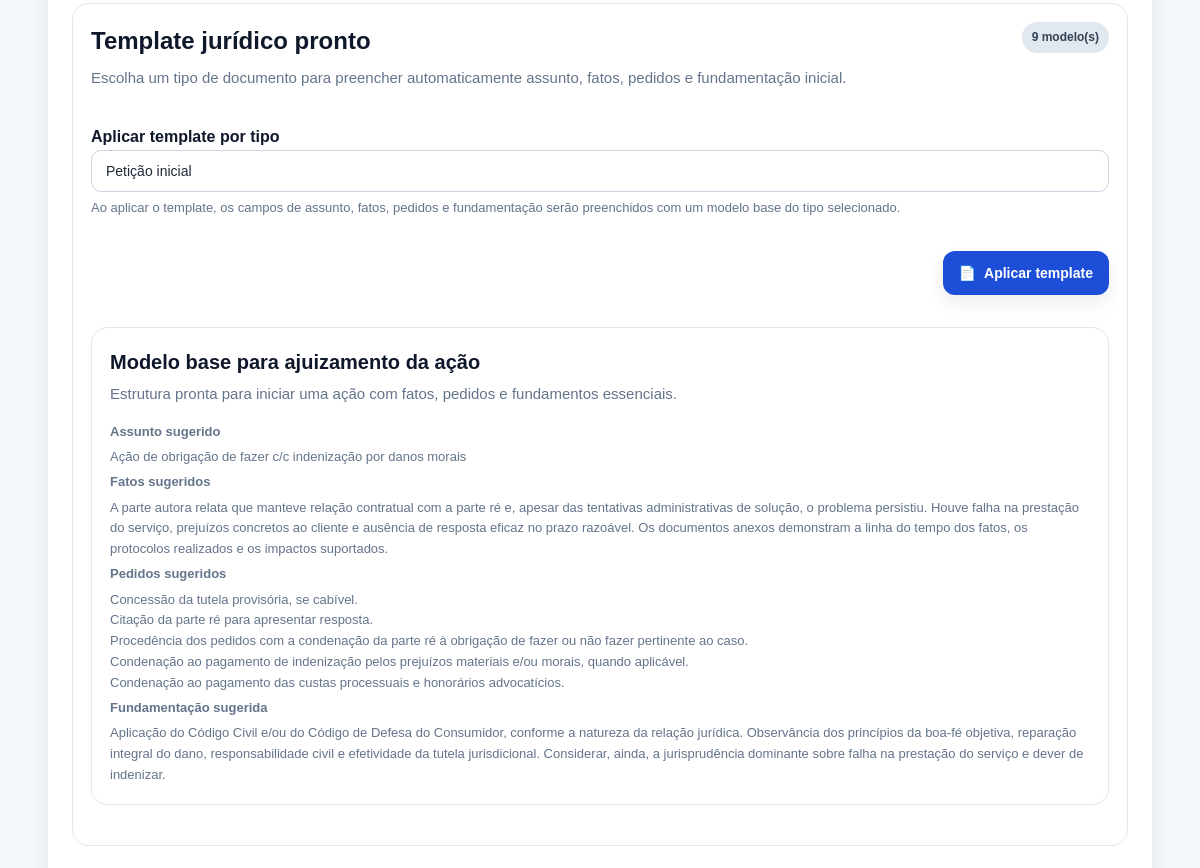
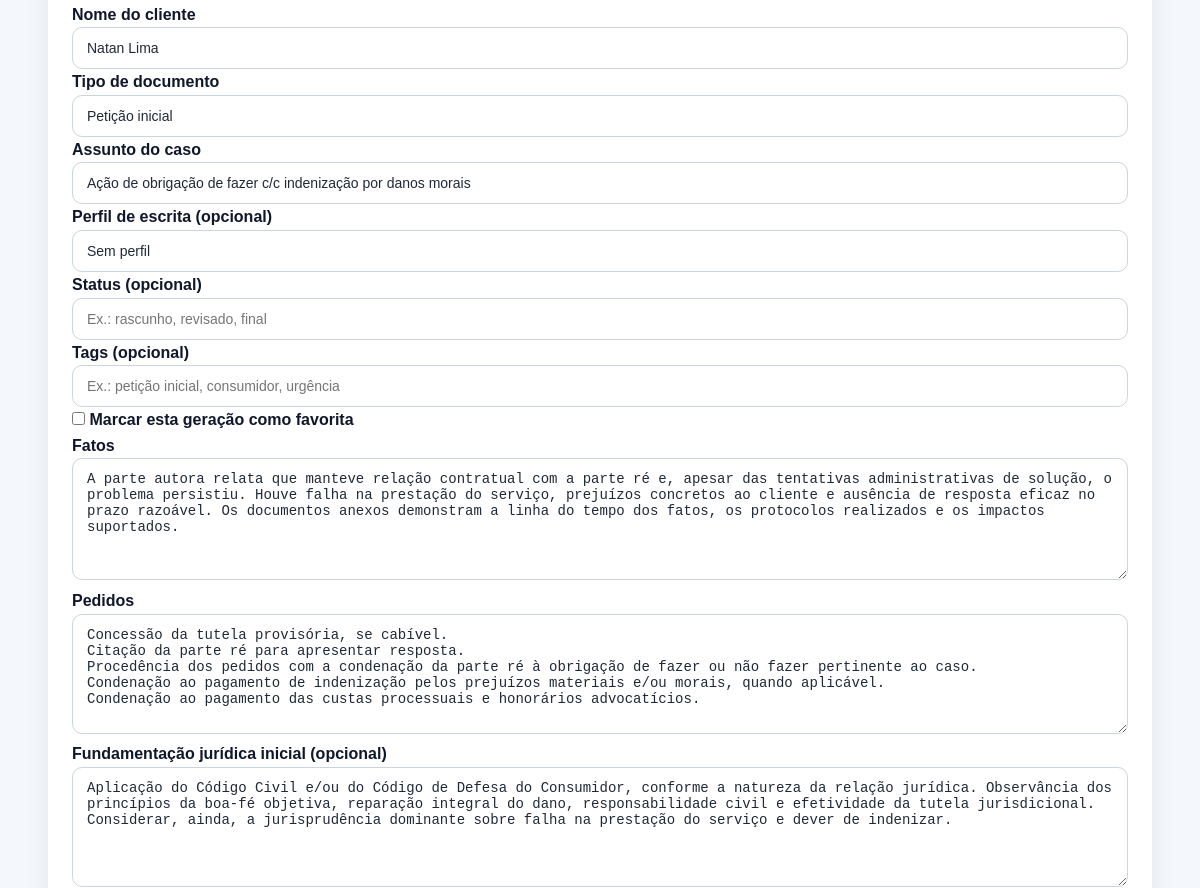
/generations/27/duplicate (signed in, middle part), run on an earlier commit of the app's database (2 pictures, top to bottom).
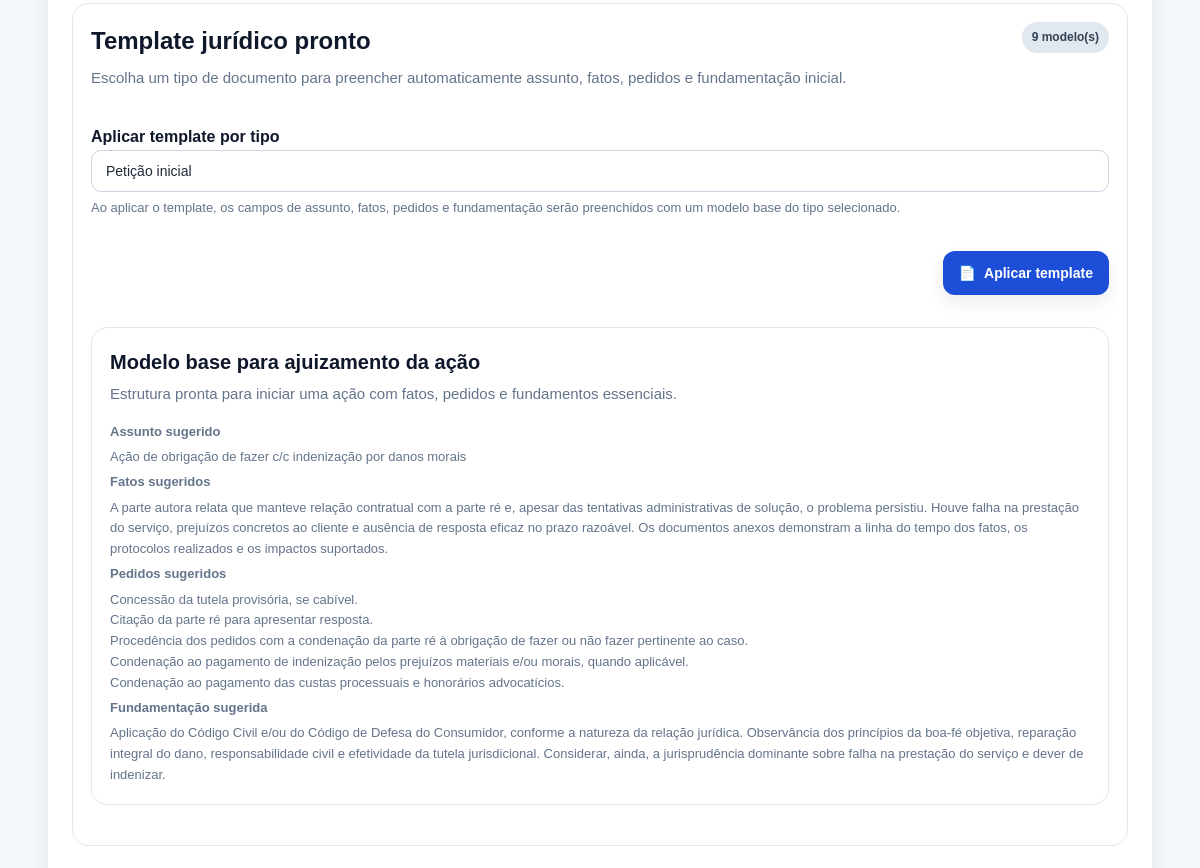
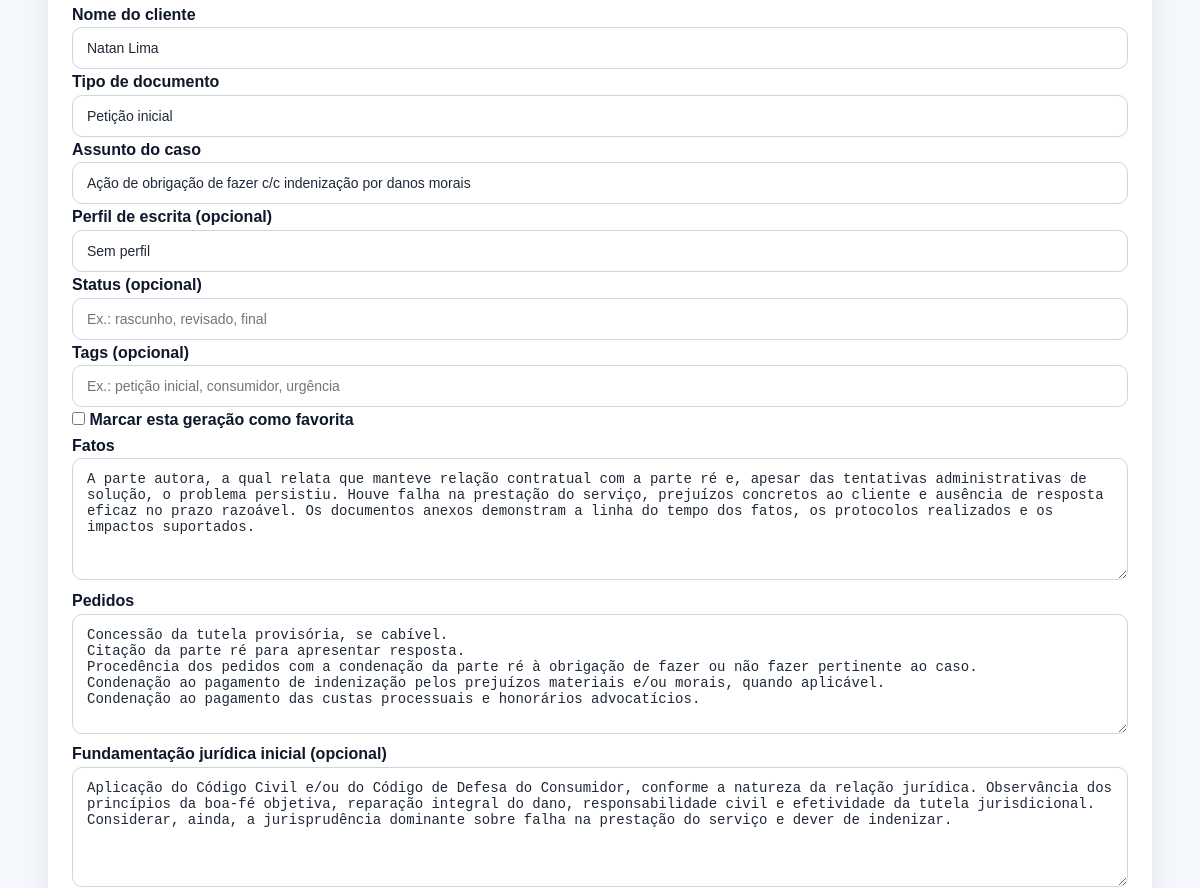
And on a later commit of the database (2 pictures, top to bottom).
### app/models/generation.py (models this page shows, shortened)
class Generation(Base):
    __tablename__ = "generations"
    id = Column(Integer, primary_key=True, index=True)
    user_id = Column(Integer, ForeignKey("users.id", ondelete="CASCADE"), nullable=True, index=True)
    client_name = Column(Text, nullable=False)
    document_type = Column(Text, nullable=False, index=True)
    case_subject = Column(Text, nullable=False, index=True)
    facts = Column(Text, nullable=False)
    requests = Column(Text, nullable=False)
    legal_basis = Column(Text, nullable=True)
    context_used = Column(Text, nullable=False)
    generated_text = Column(Text, nullable=False)
    generation_strategy = Column(String(50), nullable=False, default="rule_based")
    llm_provider = Column(String(50), nullable=True)
    llm_model = Column(String(100), nullable=True)
    llm_response_id = Column(String(100), nullable=True)
    llm_error = Column(Text, nullable=True)
    source_document_ids = Column(Text, nullable=True)
    writing_profile_id = Column(
        Integer,
        ForeignKey("writing_profiles.id", ondelete="SET NULL"),
        nullable=True,
        index=True,
    )
    writing_profile = relationship(
        "WritingProfile",
        back_populates="generations",
        passive_deletes=True,
    )
    documents = relationship(
        "Document",
        secondary=generation_documents,
        back_populates="generations",
        passive_deletes=True,
    )
    user = relationship("User", passive_deletes=True)
    tags = Column(Text, nullable=True)
    is_pinned = Column(Boolean, default=False, nullable=False)
    is_favorite = Column(Boolean, default=False, nullable=False)
    status = Column(String(100), nullable=True)
    version = Column(Integer, default=1, nullable=False)
    created_at = Column(DateTime, default=agora_brasil, nullable=False, index=True)
    updated_at = Column(DateTime, default=agora_brasil, onupdate=agora_brasil, nullable=False)

### app/routers/generations.py (the view)
@router.get("/{generation_id}/duplicate")
async def duplicate_generation_form(
    generation_id: int,
    request: Request,
    db: Session = Depends(get_db),
    usuario: User = Depends(get_authenticated_user),
):
    geracao = buscar_geracao_por_id(db, generation_id, usuario.id)
    if not geracao:
        raise HTTPException(status_code=404, detail="Geração não encontrada.")
    documentos = listar_documentos(db, usuario.id)
    perfis = listar_perfis_escrita(db, usuario.id)
    plan_usage = obter_uso_plano_usuario(db, usuario)
    form_data = {
        "client_name": geracao.client_name,
        "document_type": geracao.document_type,
        "case_subject": geracao.case_subject,
        "facts": geracao.facts,
        "requests": geracao.requests,
        "legal_basis": geracao.legal_basis,
        "tags": geracao.tags or "",
        "status": geracao.status or "",
        "is_favorite": bool(geracao.is_favorite),
    }
    return _render_generation_form(
        request,
        documentos=documentos,
        perfis=perfis,
        tipos_de_documento=TIPOS_DE_DOCUMENTO,
        form_data=form_data,
        selected_document_ids=geracao.document_ids,
        selected_profile_id=geracao.writing_profile_id,
        duplicate_mode=True,
        duplicate_source_id=geracao.id,
        plan_usage=plan_usage,
    )

### app/templates/generation_create.html (shortened to what this page needs)
{% extends "base.html" %}
{% block content %}
<section class="card">
    <form
        method="post"
        action="/generations/apply-template"
        class="bloco-informativo"
        style="margin-bottom: 24px;"
    >
        <div class="bloco-informativo-topo bloco-informativo-topo-entre-linhas">
            <div>
                <h3>Template jurídico pronto</h3>
                <p class="texto-suave">
                    Escolha um tipo de documento para preencher automaticamente assunto, fatos, pedidos e fundamentação inicial.
                </p>
            </div>
            <span class="badge badge-neutro">
                {{ templates_prontos|length if templates_prontos else 0 }} modelo(s)
            </span>
        </div>
        <div class="grid-formulario" style="margin-top: 16px;">
            <div>
                <label for="template_document_type">Aplicar template por tipo</label>
                <select id="template_document_type" name="template_document_type" required>
                    {% for tipo in tipos_de_documento %}
                        <option
                            value="{{ tipo }}"
                            {% if form_data and form_data.document_type == tipo %}selected{% endif %}
                        >
                            {{ tipo }}
                        </option>
                    {% endfor %}
                </select>
            </div>
            <div class="campo-completo">
                <div class="texto-pequeno" style="margin-top: 6px;">
                    Ao aplicar o template, os campos de assunto, fatos, pedidos e fundamentação serão preenchidos com um modelo base do tipo selecionado.
                </div>
            </div>
        </div>
        <div class="acoes-formulario-geracao" style="margin-top: 18px;">
            <button type="submit" class="botao botao-secundario">
                <span class="icone-botao" aria-hidden="true">📄</span>
                Aplicar template
            </button>
        </div>
        {% if form_data and form_data.document_type and templates_prontos and templates_prontos.get(form_data.document_type) %}
            {% set template_atual = templates_prontos.get(form_data.document_type) %}
            <div class="bloco-informativo" style="margin-top: 18px;">
                <div class="bloco-informativo-topo">
                    <div>
                        <h3>{{ template_atual.titulo }}</h3>
                        <p class="texto-suave">{{ template_atual.descricao }}</p>
                    </div>
                </div>
                <div class="grid-formulario" style="margin-top: 12px;">
                    <div class="campo-completo">
                        <strong class="texto-pequeno">Assunto sugerido</strong>
                        <div class="texto-pequeno" style="margin-top: 4px;">{{ template_atual.case_subject }}</div>
                    </div>
                    <div class="campo-completo">
                        <strong class="texto-pequeno">Fatos sugeridos</strong>
                        <div class="texto-pequeno" style="margin-top: 4px;">{{ template_atual.facts }}</div>
                    </div>
                    <div class="campo-completo">
                        <strong class="texto-pequeno">Pedidos sugeridos</strong>
                        <div class="texto-pequeno" style="margin-top: 4px; white-space: pre-line;">{{ template_atual.requests }}</div>
                    </div>
                    <div class="campo-completo">
                        <strong class="texto-pequeno">Fundamentação sugerida</strong>
                        <div class="texto-pequeno" style="margin-top: 4px;">{{ template_atual.legal_basis }}</div>
                    </div>
                </div>
            </div>
        {% endif %}
    </form>
    <form
        method="post"
        action="{{ action_url or '/generations/create' }}"
        class="formulario-geracao"
        data-loading-form
        data-loading-message="{{ submit_loading_text or 'Gerando...' }}"
        data-loading-button-text="{{ submit_loading_text or 'Gerando...' }}"
    >
        <div class="grid-formulario">
            <div>
                <label for="client_name">Nome do cliente</label>
                <input
                    type="text"
                    id="client_name"
                    name="client_name"
                    required
                    value="{{ form_data.client_name if form_data else '' }}"
                    placeholder="Ex.: João da Silva"
                >
            </div>
            <div>
                <label for="document_type">Tipo de documento</label>
                <select id="document_type" name="document_type" required>
                    {% for tipo in tipos_de_documento %}
                        <option
                            value="{{ tipo }}"
                            {% if form_data and form_data.document_type == tipo %}selected{% endif %}
                        >
                            {{ tipo }}
                        </option>
                    {% endfor %}
                </select>
            </div>
            <div class="campo-completo">
                <label for="case_subject">Assunto do caso</label>
                <input
                    type="text"
                    id="case_subject"
                    name="case_subject"
                    required
                    value="{{ form_data.case_subject if form_data else '' }}"
                    placeholder="Ex.: rescisão contratual, cobrança indevida, obrigação de fazer"
                >
            </div>
            <div>
                <label for="writing_profile_id">Perfil de escrita (opcional)</label>
                <select id="writing_profile_id" name="writing_profile_id">
                    <option value="">Sem perfil</option>
                </select>
            </div>
            <div>
                <label for="status">Status (opcional)</label>
                <input
                    type="text"
                    id="status"
                    name="status"
                    value="{{ form_data.status if form_data else '' }}"
                    placeholder="Ex.: rascunho, revisado, final"
                >
            </div>
            <div class="campo-completo">
                <label for="tags">Tags (opcional)</label>
                <input
                    type="text"
                    id="tags"
                    name="tags"
                    value="{{ form_data.tags if form_data else '' }}"
                    placeholder="Ex.: petição inicial, consumidor, urgência"
                >
            </div>
            {% if not modo_edicao %}
                <div class="campo-completo">
                    <label class="checkbox-label">
                        <input
                            type="checkbox"
                            name="is_favorite"
                            value="true"
                        >
                        Marcar esta geração como favorita
                    </label>
                </div>
            {% endif %}
            <div class="campo-completo">
                <label for="facts">Fatos</label>
                <textarea
                    id="facts"
                    name="facts"
                    rows="6"
                    required
                    placeholder="Descreva os fatos relevantes do caso."
                >{{ form_data.facts if form_data else '' }}</textarea>
            </div>
            <div class="campo-completo">
                <label for="requests">Pedidos</label>
                <textarea
                    id="requests"
                    name="requests"
                    rows="5"
                    required
                    placeholder="Informe os pedidos desejados."
                >{{ form_data.requests if form_data else '' }}</textarea>
            </div>
            <div class="campo-completo">
                <label for="legal_basis">Fundamentação jurídica inicial (opcional)</label>
                <textarea
                    id="legal_basis"
                    name="legal_basis"
                    rows="5"
                    placeholder="Informe fundamentos jurídicos iniciais, se desejar."
                >{{ form_data.legal_basis if form_data else '' }}</textarea>
            </div>
        </div>
    </form>
</section>
{% endblock %}

### app/templates/base.html (shortened to what this page needs)
<!DOCTYPE html>
<html lang="pt-BR">
<head>
    <link rel="stylesheet" href="{{ url_for('static', path='css/style.css') }}?v=7.8">
</head>
<body>
    <main class="container pagina-conteudo">
        {% block content %}{% endblock %}
    </main>
</body>
</html>

### app/static/css/style.css (style rules this page uses)
* { margin: 0; padding: 0; box-sizing: border-box; }
body { font-family: Arial, Helvetica, sans-serif; background: #f4f7fb; color: #1f2937; line-height: 1.6; }
.container { width: min(1180px, 92%); margin: 0 auto; }
.pagina-conteudo { padding: 32px 0; }
.card { background: #ffffff; border-radius: 16px; padding: 24px; box-shadow: 0 8px 24px rgba(15, 23, 42, 0.08); margin-bottom: 24px; }
.texto-suave { color: #64748b; font-size: 15px; }
.texto-pequeno { color: #64748b; font-size: 13px; margin-top: 4px; }
.botao, button.botao { display: inline-flex; align-items: center; justify-content: center; background: #1d4ed8; color: #ffffff; border: none; border-radius: 10px; padding: 11px 16px; font-size: 14px; font-weight: bold; cursor: pointer; transition: background 0.2s ease, transform 0.2s ease, opacity 0.2s ease; }
.botao-secundario { background: #475569; }
form { display: flex; flex-direction: column; gap: 14px; }
label { font-weight: bold; color: #0f172a; }
input[type="text"], input[type="email"], input[type="password"], input[type="number"], select, textarea { width: 100%; padding: 12px 14px; border: 1px solid #cbd5e1; border-radius: 10px; font-size: 14px; background: #ffffff; color: #1f2937; }
textarea { resize: vertical; min-height: 120px; }
select, textarea, input[type="text"], input[type="email"], input[type="password"], input[type="number"] { appearance: none; }
.cabecalho-resultado h3, .bloco-informativo h3 { font-size: 20px; color: #0f172a; margin-bottom: 4px; }
.bloco-informativo { background: #ffffff; border: 1px solid #e2e8f0; border-radius: 16px; padding: 18px; margin-bottom: 22px; }
.bloco-informativo-topo { display: flex; justify-content: space-between; align-items: center; gap: 12px; flex-wrap: wrap; margin-bottom: 8px; }
.badge { display: inline-flex; align-items: center; justify-content: center; padding: 6px 10px; border-radius: 999px; font-size: 12px; font-weight: bold; }
.badge-neutro { background: #e2e8f0; color: #334155; }
.formulario-geracao { display: flex; flex-direction: column; gap: 14px; }
.acoes-formulario-geracao { display: flex; justify-content: flex-end; gap: 10px; flex-wrap: wrap; margin-top: 8px; }
.botao, button.botao, .botao-perigo { gap: 8px; }
.icone-botao { display: inline-flex; align-items: center; justify-content: center; font-size: 14px; line-height: 1; }
.bloco-informativo-topo-entre-linhas { align-items: flex-start; margin-bottom: 4px; }
.bloco-informativo-topo-entre-linhas h3 { font-size: 24px; margin-bottom: 6px; color: #0f172a; }
.bloco-informativo-topo-entre-linhas .texto-suave { max-width: 760px; font-size: 15px; line-height: 1.6; color: #64748b; }
.acoes-formulario-geracao { margin-top: 2px; }
.acoes-formulario-geracao .botao, .acoes-formulario-geracao .botao-secundario { min-width: 160px; min-height: 44px; border-radius: 12px; box-shadow: 0 8px 18px rgba(15, 23, 42, 0.08); }

What changed in the data, as far as the page shows it:
changed Generation "Ação de obrigação de fazer c/c indenização por danos morais": facts "A parte autora relata que manteve relação…" → "A parte autora, a qual relata que manteve relação…"; facts "A parte autora relata que manteve relação contratual com a parte ré e, apesar das tentativas administrativas de solução, o problema persistiu. Houve falha na prestação do serviço, prejuízos concretos ao cliente e ausência de resposta eficaz no prazo razoável. Os documentos anexos demonstram a linha do tempo dos fatos, os protocolos realizados e os impactos suportados." → (not shown)
Also different on the page:
{{ template_atual.facts }}: (not shown) → "A parte autora relata que manteve relação contratual com a parte ré e, apesar das tentativas administrativas de solução, o problema persistiu. Houve falha na prestação do serviço, prejuízos concretos ao cliente e ausência de resposta eficaz no prazo razoável. Os documentos anexos demonstram a linha do tempo dos fatos, os protocolos realizados e os impactos suportados."
